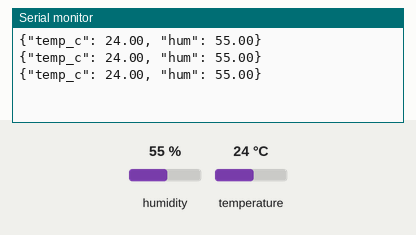
Recording of a sketch running on a simulated Arduino Uno, built with avr-gcc and run on an emulated ATmega328P. On the bench: the last lines printed to the serial monitor. Inputs (shaded band) come from the test bench; at power-on: humidity 55 %, temperature 24 °C.

Above: at 2.8 s.
2.9 s: humidity set to 22 %
At 4.5 s:
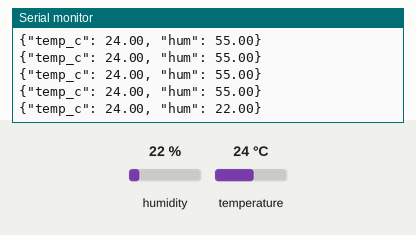
5.6 s: temperature set to 12 °C
At 6.8 s:
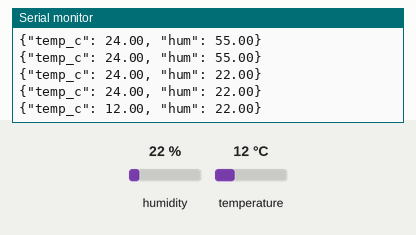
8.3 s: humidity set to 40 %
At 9.9 s:
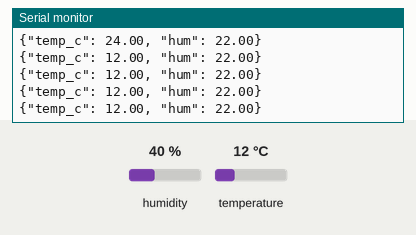
Timing chart, 0 to 11.4 s (numbered marks = the images above; inputs shaded):
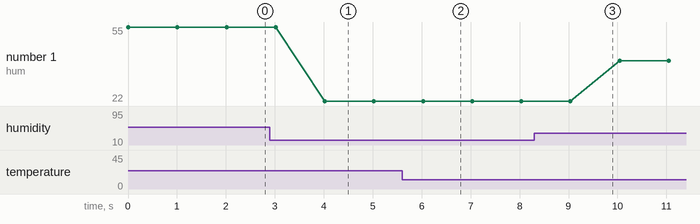

The sketch:

arduino_dht_sensor.ino
```cpp
#include <DHT.h>

// DHT sensor on digital pin D2
#define DHTPIN 2
#define DHTTYPE DHT22   // change to DHT11 if needed

DHT dht(DHTPIN, DHTTYPE);

void setup() {
  Serial.begin(9600);
  dht.begin();
}

void loop() {
  float temperature = dht.readTemperature(); // Celsius
  float humidity    = dht.readHumidity();

  if (isnan(temperature) || isnan(humidity)) {
    Serial.println("Sensor read error");
    delay(2000);
    return;
  }

    // JSON format expected by the Pi serial bridge:
    // {"temp_c": <float>, "hum": <float>}
  Serial.print("{\"temp_c\": ");
  Serial.print(temperature, 2);
  Serial.print(", \"hum\": ");
  Serial.print(humidity, 2);
  Serial.println("}");

  delay(1000);  // publish once per second
}
```

Measured:
- after the input at 2.9 s, the serial monitor: prints a new line after 1.1 s (image 1)
- after the input at 5.6 s, the serial monitor: prints a new line after 0.43 s (image 2)
- plotted number 1: 55 → 22 after the input at 2.9 s, 22 → 40 after the input at 8.3 s
